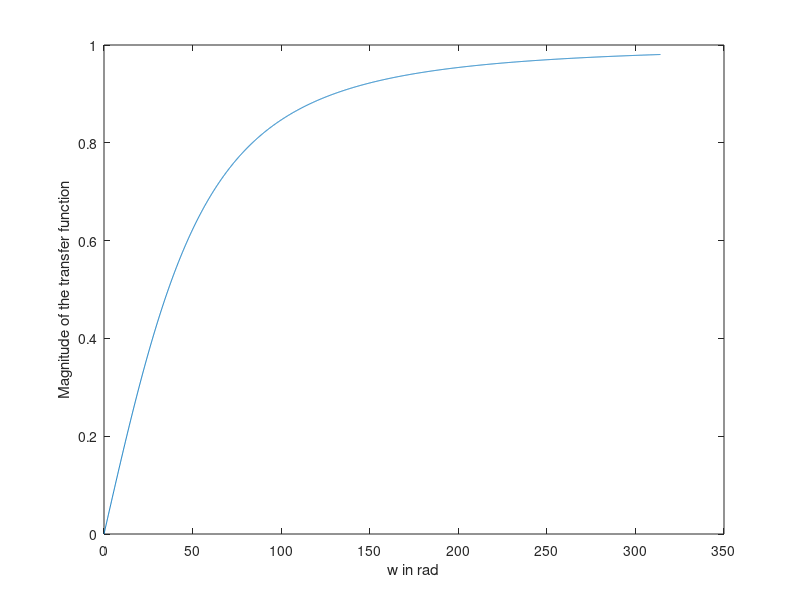

This chart was generated by the following MATLAB code: (Note: this script raises an error after producing the figure.)
R=1000;
L=1000/(20*pi);
w=0:0.1:100*pi;
T1=w./(R/L+j*w);
Mag_T1=abs(T1);
plot(w,Mag_T1);
xlabel('w in rad');
ylabel('Magnitude of the transfer function');
gtext('----3db-down from max mag of 1 (0.707)');
